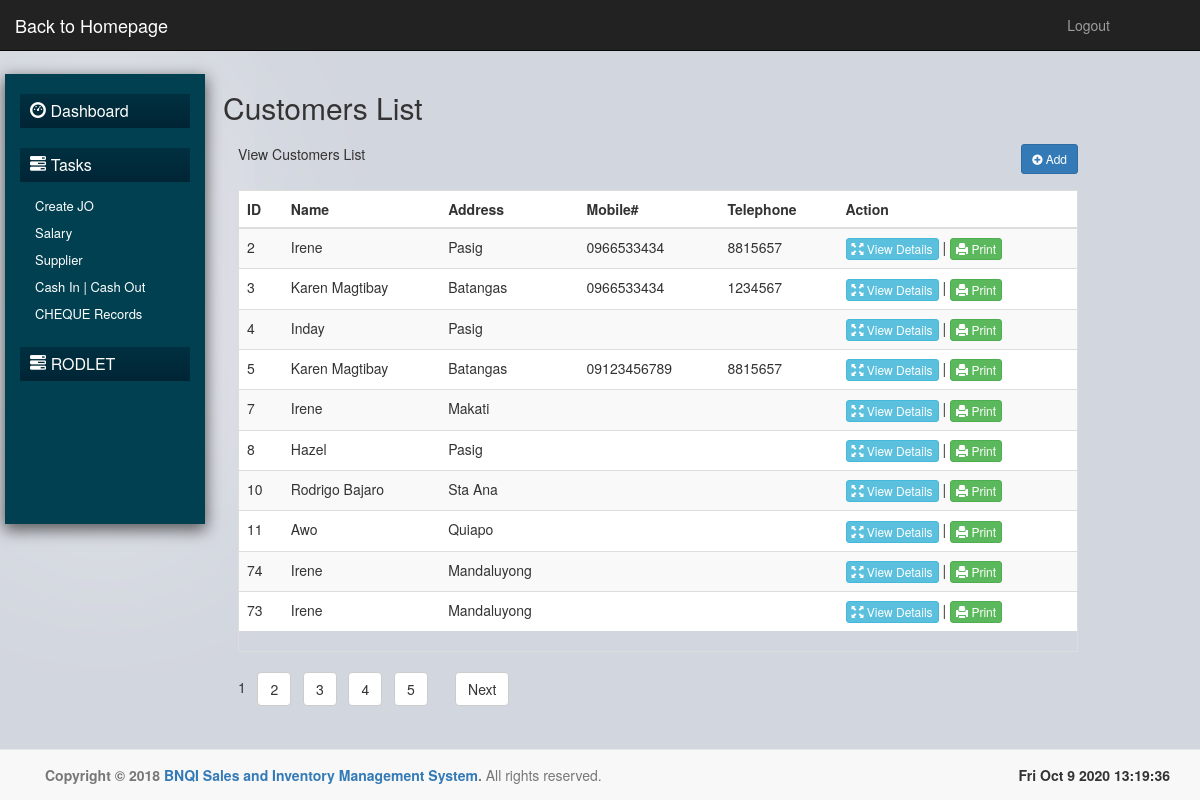
Screenshot of /pages/customers.php with the database file from the repository.
### tables this page shows
CREATE TABLE IF NOT EXISTS `job_orders` (
  `id` int(11) NOT NULL AUTO_INCREMENT,
  `cust_name` varchar(255) DEFAULT NULL,
  `company` varchar(255) DEFAULT NULL,
  `qty` int(11) DEFAULT NULL,
  `description` varchar(255) DEFAULT NULL,
  `pname` varchar(255) DEFAULT NULL,
  `address` varchar(255) DEFAULT NULL,
  `jo_type` varchar(255) DEFAULT NULL,
  `cust_id` int(11) DEFAULT NULL,
  `amount` decimal(11,2) DEFAULT NULL,
  `mobile` varchar(25) DEFAULT NULL,
  `contact` varchar(25) DEFAULT NULL,
  `date_ginawa` datetime DEFAULT NULL,
  `term` varchar(255) DEFAULT NULL,
  `tin` varchar(255) DEFAULT NULL,
  `po` varchar(255) DEFAULT NULL,
  PRIMARY KEY (`id`)
);

### pages/customers.php (the view, shortened to what this page needs)
<?php
include '../connection/db.php';
include 'includes/cpagination.php';
?>
<!DOCTYPE html>
<html>
<head>
	<?php include 'includes/head.php'; ?>
</head>
<body>
<?php include 'includes/nav.php'; ?>
<?php include 'includes/acordian.php'; ?>
<div class="col-md-9">
	<div class="">
		<h2>Customers List</h2>
	</div>
	<div>
		<div class="panel-heading">View Customers List
		<button class="btn btn-primary btn-sm pull-right" data-toggle="modal" data-target="#add_cust"><i class="fa fa-plus-circle"></i> Add</button>
		</div>
		<div class="panel-body">
			<div class="table table-bordered">
				<table width="100%" class="table table-striped">
					<thead>
						<tr>
							<th>ID</th>
							<th>Name</th>
							<th>Address</th>
							<th>Mobile#</th>
							<th>Telephone</th>
							<th>Action</th>
						</tr>
					</thead>
					<tbody>
					<?php while ($r = $nquery->fetch_array()) {  ?>
						<tr id="<?php echo $r['id'];?>">
							<td data-target="cust_id"><?php echo $r['id']; ?></td>
							<td data-target="cname" style="text-transform:capitalize;"><?php echo $r['cust_name']; ?></td>
							<td data-target="address" style="text-transform:capitalize;"><?php echo $r['address']; ?></td>
							<td data-target="mobile"><?php echo $r['mobile']; ?></td>
							<td data-target="tel"><?php echo $r['contact']; ?></td>
							<td><button type="button"  name="edit" data-id="<?php echo $r['id']; ?>" class="btn btn-info btn-xs edit_cust" data-toggle="modal" data-target="#edit_cust"><i class="glyphicon glyphicon-fullscreen"></i> View Details</button> |
							<a class = "btn btn-success btn-xs btn-print" href = "" onclick = "window.print()"><i class ="glyphicon glyphicon-print"></i> Print</a></td>
						</tr>
					<?php } ?>
					</tbody>
				</table>
			</div>
			<div class="pagination_controls"><?php echo $paginationCtrls; ?></div>
		</div>
	</div>
</div>
<?php include 'includes/footer.php'; ?>
</body>
</html>

### pages/css/acordian2.css (style rules this page uses)
* { margin:0; padding:0; }
body { background: white; }

### pages/css/bnqi.css (style rules this page uses)
body { background: #d2d6de; }

### rows the page displays
job_orders: id "2", cust_name "Irene", address "Pasig", mobile "0966533434", contact "8815657"
job_orders: id "3", cust_name "Karen Magtibay", address "Batangas", mobile "0966533434", contact "1234567"
job_orders: id "4", cust_name "Inday", address "Pasig"
job_orders: id "5", cust_name "Karen Magtibay", address "Batangas", mobile "09123456789", contact "8815657"
job_orders: id "7", cust_name "Irene", address "Makati"
job_orders: id "8", cust_name "Hazel", address "Pasig"
job_orders: id "10", cust_name "Rodrigo Bajaro", address "Sta Ana"
job_orders: id "11", cust_name "Awo", address "Quiapo"
job_orders: id "74", cust_name "Irene", address "Mandaluyong"
job_orders: id "73", cust_name "Irene", address "Mandaluyong"
